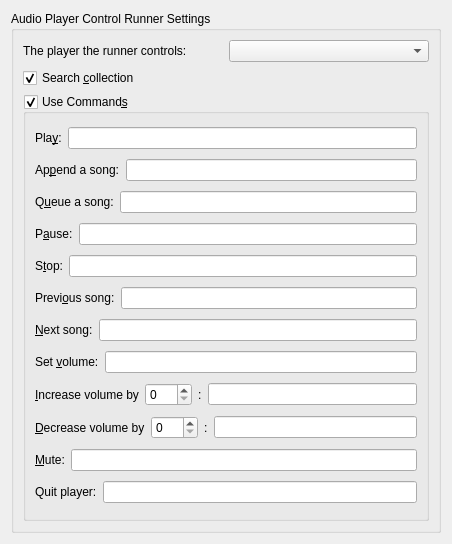
<?xml version="1.0" encoding="UTF-8"?>
<ui version="4.0">
 <class>AudioPlayerControlRunnerUI</class>
 <widget class="QWidget" name="AudioPlayerControlRunnerUI">
  <property name="geometry">
   <rect>
    <x>0</x>
    <y>0</y>
    <width>452</width>
    <height>544</height>
   </rect>
  </property>
  <layout class="QVBoxLayout" name="verticalLayout_3">
   <item>
    <widget class="QGroupBox" name="groupBox">
     <property name="locale">
      <locale language="English" country="UnitedStates"/>
     </property>
     <property name="title">
      <string>Audio Player Control Runner Settings</string>
     </property>
     <layout class="QVBoxLayout" name="verticalLayout_2">
      <item>
       <layout class="QHBoxLayout" name="player_layout">
        <item>
         <widget class="QLabel" name="player_label">
          <property name="text">
           <string>The player the runner controls:</string>
          </property>
         </widget>
        </item>
        <item>
         <widget class="KComboBox" name="player_combo">
          <property name="toolTip">
           <string>The collection search is only available for Amarok.
You may add another player. That player has to support the MPRIS specification.</string>
          </property>
         </widget>
        </item>
       </layout>
      </item>
      <item>
       <widget class="QCheckBox" name="searchCollection">
        <property name="locale">
         <locale language="English" country="UnitedStates"/>
        </property>
        <property name="text">
         <string>Search &amp;collection</string>
        </property>
        <property name="checked">
         <bool>true</bool>
        </property>
       </widget>
      </item>
      <item>
       <widget class="QGroupBox" name="commands">
        <property name="locale">
         <locale language="English" country="UnitedStates"/>
        </property>
        <property name="title">
         <string>Use Command&amp;s</string>
        </property>
        <property name="checkable">
         <bool>true</bool>
        </property>
        <property name="checked">
         <bool>true</bool>
        </property>
        <layout class="QVBoxLayout" name="verticalLayout">
         <item>
          <layout class="QHBoxLayout" name="play_layout">
           <item>
            <widget class="QLabel" name="play_label">
             <property name="locale">
              <locale language="English" country="UnitedStates"/>
             </property>
             <property name="text">
              <string>Pla&amp;y:</string>
             </property>
             <property name="buddy">
              <cstring>play_edit</cstring>
             </property>
            </widget>
           </item>
           <item>
            <widget class="KLineEdit" name="play_edit">
             <property name="toolTip">
              <string>Can be used as &quot;Play&quot; for playing and &quot;Play &lt;song&gt;&quot; for playing a song that matches to &lt;song&gt; (in title, artist and album)</string>
             </property>
             <property name="locale">
              <locale language="English" country="UnitedStates"/>
             </property>
             <property name="text">
              <string/>
             </property>
             <property name="urlDropsEnabled">
              <bool>false</bool>
             </property>
             <property name="showClearButton" stdset="0">
              <bool>true</bool>
             </property>
            </widget>
           </item>
          </layout>
         </item>
         <item>
          <layout class="QHBoxLayout" name="append_layout">
           <item>
            <widget class="QLabel" name="append_label">
             <property name="locale">
              <locale language="English" country="UnitedStates"/>
             </property>
             <property name="text">
              <string>Ap&amp;pend a song:</string>
             </property>
             <property name="buddy">
              <cstring>append_edit</cstring>
             </property>
            </widget>
           </item>
           <item>
            <widget class="KLineEdit" name="append_edit">
             <property name="toolTip">
              <string>Use: append &lt;term&gt; (where &lt;term&gt; matches to artist, title or album)</string>
             </property>
             <property name="locale">
              <locale language="English" country="UnitedStates"/>
             </property>
             <property name="urlDropsEnabled">
              <bool>false</bool>
             </property>
             <property name="showClearButton" stdset="0">
              <bool>true</bool>
             </property>
            </widget>
           </item>
          </layout>
         </item>
         <item>
          <layout class="QHBoxLayout" name="queue_layout">
           <item>
            <widget class="QLabel" name="queue_label">
             <property name="locale">
              <locale language="English" country="UnitedStates"/>
             </property>
             <property name="text">
              <string>Q&amp;ueue a song:</string>
             </property>
             <property name="buddy">
              <cstring>queue_edit</cstring>
             </property>
            </widget>
           </item>
           <item>
            <widget class="KLineEdit" name="queue_edit">
             <property name="toolTip">
              <string>Use: queue &lt;term&gt; (where &lt;term&gt; matches to artist, title or album)</string>
             </property>
             <property name="locale">
              <locale language="English" country="UnitedStates"/>
             </property>
             <property name="urlDropsEnabled">
              <bool>false</bool>
             </property>
             <property name="showClearButton" stdset="0">
              <bool>true</bool>
             </property>
            </widget>
           </item>
          </layout>
         </item>
         <item>
          <layout class="QHBoxLayout" name="pause_layout">
           <item>
            <widget class="QLabel" name="pause_label">
             <property name="locale">
              <locale language="English" country="UnitedStates"/>
             </property>
             <property name="text">
              <string>P&amp;ause:</string>
             </property>
             <property name="buddy">
              <cstring>pause_edit</cstring>
             </property>
            </widget>
           </item>
           <item>
            <widget class="KLineEdit" name="pause_edit">
             <property name="locale">
              <locale language="English" country="UnitedStates"/>
             </property>
             <property name="text">
              <string/>
             </property>
             <property name="urlDropsEnabled">
              <bool>false</bool>
             </property>
             <property name="showClearButton" stdset="0">
              <bool>true</bool>
             </property>
            </widget>
           </item>
          </layout>
         </item>
         <item>
          <layout class="QHBoxLayout" name="stop_layout">
           <item>
            <widget class="QLabel" name="stop_label">
             <property name="locale">
              <locale language="English" country="UnitedStates"/>
             </property>
             <property name="text">
              <string>S&amp;top:</string>
             </property>
             <property name="buddy">
              <cstring>stop_edit</cstring>
             </property>
            </widget>
           </item>
           <item>
            <widget class="KLineEdit" name="stop_edit">
             <property name="locale">
              <locale language="English" country="UnitedStates"/>
             </property>
             <property name="text">
              <string/>
             </property>
             <property name="urlDropsEnabled">
              <bool>false</bool>
             </property>
             <property name="showClearButton" stdset="0">
              <bool>true</bool>
             </property>
            </widget>
           </item>
          </layout>
         </item>
         <item>
          <layout class="QHBoxLayout" name="prev_layout">
           <item>
            <widget class="QLabel" name="prev_label">
             <property name="locale">
              <locale language="English" country="UnitedStates"/>
             </property>
             <property name="text">
              <string>Previ&amp;ous song:</string>
             </property>
             <property name="buddy">
              <cstring>prev_edit</cstring>
             </property>
            </widget>
           </item>
           <item>
            <widget class="KLineEdit" name="prev_edit">
             <property name="locale">
              <locale language="English" country="UnitedStates"/>
             </property>
             <property name="text">
              <string/>
             </property>
             <property name="urlDropsEnabled">
              <bool>false</bool>
             </property>
             <property name="showClearButton" stdset="0">
              <bool>true</bool>
             </property>
            </widget>
           </item>
          </layout>
         </item>
         <item>
          <layout class="QHBoxLayout" name="next_layout">
           <item>
            <widget class="QLabel" name="next_label">
             <property name="locale">
              <locale language="English" country="UnitedStates"/>
             </property>
             <property name="text">
              <string>&amp;Next song:</string>
             </property>
             <property name="buddy">
              <cstring>next_edit</cstring>
             </property>
            </widget>
           </item>
           <item>
            <widget class="KLineEdit" name="next_edit">
             <property name="locale">
              <locale language="English" country="UnitedStates"/>
             </property>
             <property name="text">
              <string/>
             </property>
             <property name="urlDropsEnabled">
              <bool>false</bool>
             </property>
             <property name="showClearButton" stdset="0">
              <bool>true</bool>
             </property>
            </widget>
           </item>
          </layout>
         </item>
         <item>
          <layout class="QHBoxLayout" name="volume_layout">
           <item>
            <widget class="QLabel" name="volume_label">
             <property name="locale">
              <locale language="English" country="UnitedStates"/>
             </property>
             <property name="text">
              <string>Set &amp;volume:</string>
             </property>
             <property name="buddy">
              <cstring>volume_edit</cstring>
             </property>
            </widget>
           </item>
           <item>
            <widget class="KLineEdit" name="volume_edit">
             <property name="toolTip">
              <string>The numbers are automatically added at the end:
Amarok:Volume=10</string>
             </property>
             <property name="locale">
              <locale language="English" country="UnitedStates"/>
             </property>
             <property name="text">
              <string/>
             </property>
             <property name="urlDropsEnabled">
              <bool>false</bool>
             </property>
             <property name="clickMessage">
              <string/>
             </property>
             <property name="showClearButton" stdset="0">
              <bool>true</bool>
             </property>
            </widget>
           </item>
          </layout>
         </item>
         <item>
          <layout class="QHBoxLayout" name="up_layout">
           <item>
            <widget class="QLabel" name="up_label1">
             <property name="locale">
              <locale language="English" country="UnitedStates"/>
             </property>
             <property name="text">
              <string>&amp;Increase volume by</string>
             </property>
             <property name="buddy">
              <cstring>up_value</cstring>
             </property>
            </widget>
           </item>
           <item>
            <widget class="KIntSpinBox" name="up_value">
             <property name="locale">
              <locale language="English" country="UnitedStates"/>
             </property>
             <property name="maximum">
              <number>100</number>
             </property>
             <property name="value">
              <number>0</number>
             </property>
             <property name="base">
              <number>10</number>
             </property>
            </widget>
           </item>
           <item>
            <widget class="QLabel" name="up_label2">
             <property name="locale">
              <locale language="English" country="UnitedStates"/>
             </property>
             <property name="text">
              <string>:</string>
             </property>
            </widget>
           </item>
           <item>
            <widget class="KLineEdit" name="up_edit">
             <property name="locale">
              <locale language="English" country="UnitedStates"/>
             </property>
             <property name="text">
              <string/>
             </property>
             <property name="urlDropsEnabled">
              <bool>false</bool>
             </property>
             <property name="showClearButton" stdset="0">
              <bool>true</bool>
             </property>
            </widget>
           </item>
          </layout>
         </item>
         <item>
          <layout class="QHBoxLayout" name="down_layout">
           <item>
            <widget class="QLabel" name="down_label1">
             <property name="locale">
              <locale language="English" country="UnitedStates"/>
             </property>
             <property name="text">
              <string>&amp;Decrease volume by</string>
             </property>
             <property name="buddy">
              <cstring>down_value</cstring>
             </property>
            </widget>
           </item>
           <item>
            <widget class="KIntSpinBox" name="down_value">
             <property name="locale">
              <locale language="English" country="UnitedStates"/>
             </property>
             <property name="maximum">
              <number>100</number>
             </property>
             <property name="value">
              <number>0</number>
             </property>
            </widget>
           </item>
           <item>
            <widget class="QLabel" name="down_label2">
             <property name="locale">
              <locale language="English" country="UnitedStates"/>
             </property>
             <property name="text">
              <string>:</string>
             </property>
            </widget>
           </item>
           <item>
            <widget class="KLineEdit" name="down_edit">
             <property name="locale">
              <locale language="English" country="UnitedStates"/>
             </property>
             <property name="text">
              <string/>
             </property>
             <property name="urlDropsEnabled">
              <bool>false</bool>
             </property>
             <property name="showClearButton" stdset="0">
              <bool>true</bool>
             </property>
            </widget>
           </item>
          </layout>
         </item>
         <item>
          <layout class="QHBoxLayout" name="mute_layout">
           <item>
            <widget class="QLabel" name="mute_label">
             <property name="locale">
              <locale language="English" country="UnitedStates"/>
             </property>
             <property name="text">
              <string>&amp;Mute:</string>
             </property>
             <property name="buddy">
              <cstring>mute_edit</cstring>
             </property>
            </widget>
           </item>
           <item>
            <widget class="KLineEdit" name="mute_edit">
             <property name="locale">
              <locale language="English" country="UnitedStates"/>
             </property>
             <property name="text">
              <string/>
             </property>
             <property name="urlDropsEnabled">
              <bool>false</bool>
             </property>
             <property name="showClearButton" stdset="0">
              <bool>true</bool>
             </property>
            </widget>
           </item>
          </layout>
         </item>
         <item>
          <layout class="QHBoxLayout" name="quit_layout">
           <item>
            <widget class="QLabel" name="quit_label">
             <property name="locale">
              <locale language="English" country="UnitedStates"/>
             </property>
             <property name="text">
              <string>Quit player:</string>
             </property>
             <property name="buddy">
              <cstring>quit_edit</cstring>
             </property>
            </widget>
           </item>
           <item>
            <widget class="KLineEdit" name="quit_edit">
             <property name="locale">
              <locale language="English" country="UnitedStates"/>
             </property>
             <property name="text">
              <string/>
             </property>
             <property name="urlDropsEnabled">
              <bool>false</bool>
             </property>
             <property name="showClearButton" stdset="0">
              <bool>true</bool>
             </property>
            </widget>
           </item>
          </layout>
         </item>
        </layout>
       </widget>
      </item>
     </layout>
    </widget>
   </item>
  </layout>
 </widget>
 <customwidgets>
  <customwidget>
   <class>KIntSpinBox</class>
   <extends>QSpinBox</extends>
   <header>knuminput.h</header>
  </customwidget>
  <customwidget>
   <class>KLineEdit</class>
   <extends>QLineEdit</extends>
   <header>klineedit.h</header>
  </customwidget>
  <customwidget>
   <class>KComboBox</class>
   <extends>QComboBox</extends>
   <header>kcombobox.h</header>
  </customwidget>
 </customwidgets>
 <tabstops>
  <tabstop>searchCollection</tabstop>
  <tabstop>commands</tabstop>
  <tabstop>play_edit</tabstop>
  <tabstop>append_edit</tabstop>
  <tabstop>queue_edit</tabstop>
  <tabstop>pause_edit</tabstop>
  <tabstop>stop_edit</tabstop>
  <tabstop>prev_edit</tabstop>
  <tabstop>next_edit</tabstop>
  <tabstop>volume_edit</tabstop>
  <tabstop>up_value</tabstop>
  <tabstop>up_edit</tabstop>
  <tabstop>down_value</tabstop>
  <tabstop>down_edit</tabstop>
  <tabstop>mute_edit</tabstop>
  <tabstop>quit_edit</tabstop>
 </tabstops>
 <resources/>
 <connections/>
</ui>
